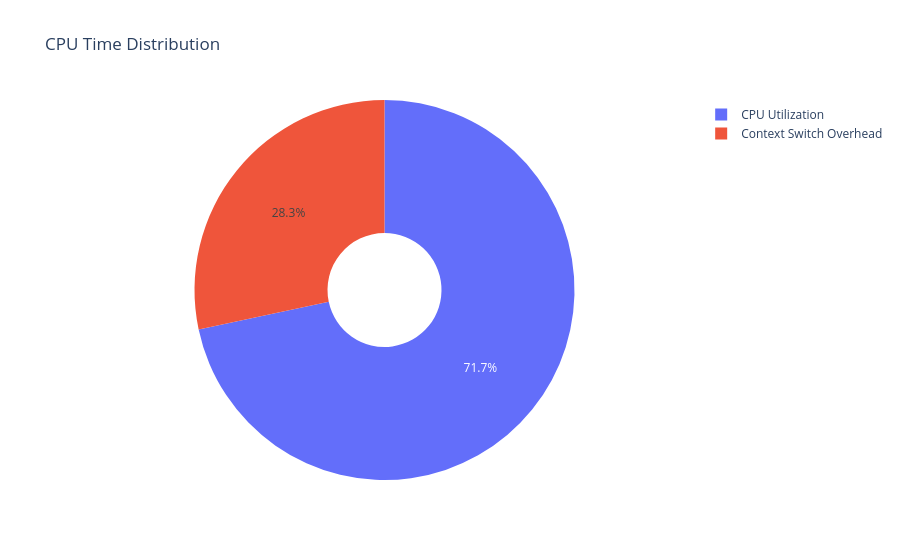

Notebook cell for this chart:
### Markdown cell above
## CPU Utilization

visualizing the CPU utilization and context switch overhead.

### Code cell
# Create pie chart for CPU utilization
labels = ['CPU Utilization', 'Context Switch Overhead', 'Idle Time']
values = [
    metrics['cpu_utilization'],
    metrics['context_switch_overhead'],
    100 - metrics['cpu_utilization'] - metrics['context_switch_overhead']
]

fig = go.Figure(data=[go.Pie(labels=labels, values=values, hole=.3)])
fig.update_layout(title='CPU Time Distribution')
fig.show()

### Figure 1 — Plotly figure (JSON) as saved in the notebook; plotly's stock layout.template omitted (floating-point values rounded to 4 significant figures)
{"data": [{"hole": 0.3, "labels": ["CPU Utilization", "Context Switch Overhead", "Idle Time"], "type": "pie", "values": [71.67, 28.33, -3.553e-15]}], "layout": {"title": {"text": "CPU Time Distribution"}}}
